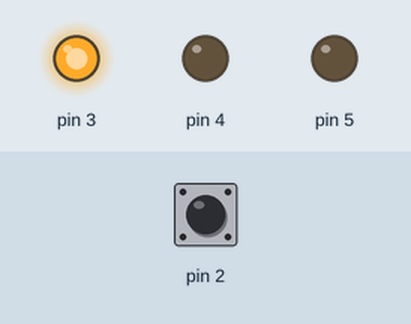
The sketch below on a simulated Arduino Uno, built with avr-gcc and run on an emulated ATmega328P. Parts: output pins drawn as LEDs (lit = HIGH). Dashed ring = blinking. The test bench sets the inputs (shaded band); at power-on: pin 2 LOW. What the sketch prints to the serial monitor is not drawn.

Above: at 1.2 s.
1.3 s: pin 2 driven HIGH
2.8 s: pin 2 driven LOW
At 3.8 s:
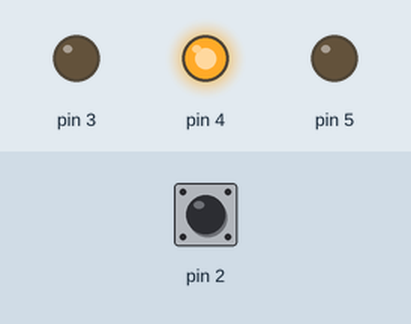
4.3 s: pin 2 pulsed HIGH 5 times (0.12 s each, 0.3 s apart)
At 4.57 s:
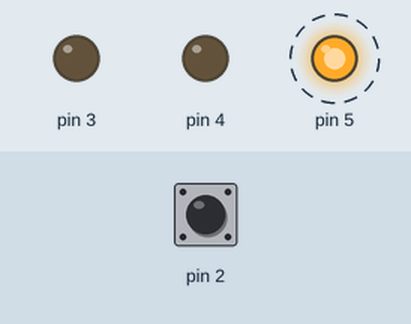
Timing chart, 0 to 7.3 s (numbered marks = the images above; inputs shaded):
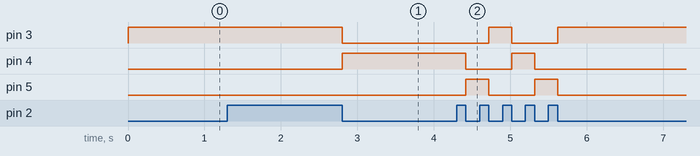

The sketch:

toggle-lights.ino
```cpp
int counter = 0;

void setup() {
  // put your setup code here, to run once:
  Serial.begin(9600);
  pinMode(2, INPUT);
  pinMode(3, OUTPUT);
  pinMode(4, OUTPUT);
  pinMode(5, OUTPUT);
}

void loop() {
  // put your main code here, to run repeatedly:
  if (counter == 0) {
    digitalWrite(3, HIGH);
    digitalWrite(4, LOW);
    digitalWrite(5, LOW);
  } else if (counter == 1) {
    digitalWrite(3, LOW);
    digitalWrite(4, HIGH);
    digitalWrite(5, LOW);
  } else if (counter == 2) {
    digitalWrite(3, LOW);
    digitalWrite(4, LOW);
    digitalWrite(5, HIGH);
  }

  Serial.write(digitalRead(2));
  if (digitalRead(2) == 1) {
    while (digitalRead(2) == 1) {
      delay(20);
    }
    counter++;
    counter = counter % 3;
  }
}
```

Measured:
- after the input at 1.3 s, every drawn part: stays the same
- after the input at 2.8 s, pin 3: HIGH → LOW at once; pin 4: LOW → HIGH at once
- after the input at 4.3 s, pin 3: LOW → HIGH after 0.42 s, → LOW 0.30 s later, → HIGH 0.60 s later; pin 4: HIGH → LOW after 0.12 s, → HIGH 0.60 s later, → LOW 0.30 s later; pin 5: alternates HIGH for 0.30 s and LOW for 0.60 s, 4 changes in all, then stays LOW, starting after 0.12 s
